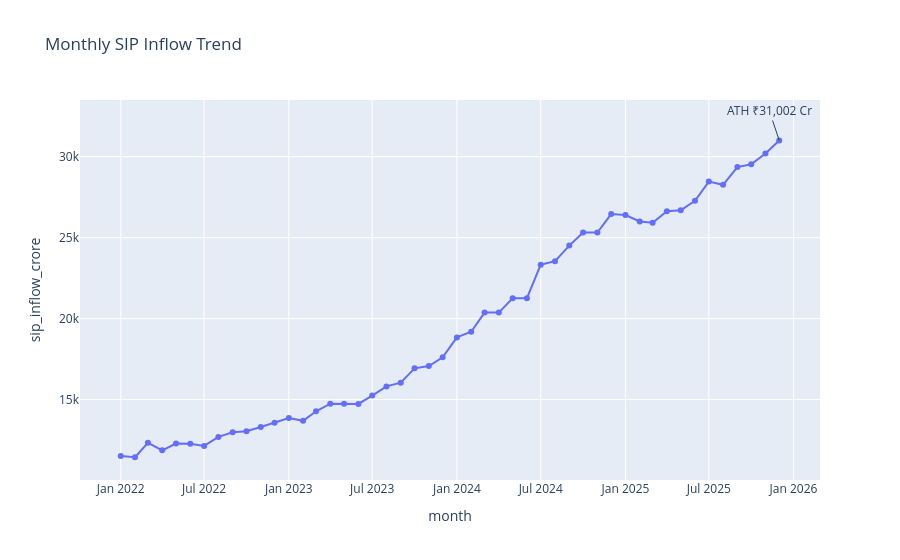

Notebook source saved alongside this figure:
### Code cell
max_row = sip.loc[sip['sip_inflow_crore'].idxmax()]

fig = px.line(
    sip,
    x='month',
    y='sip_inflow_crore',
    markers=True,
    title='Monthly SIP Inflow Trend'
)

fig.add_annotation(
    x=max_row['month'],
    y=max_row['sip_inflow_crore'],
    text=f"ATH ₹{max_row['sip_inflow_crore']:,.0f} Cr",
    showarrow=True
)

fig.show()
